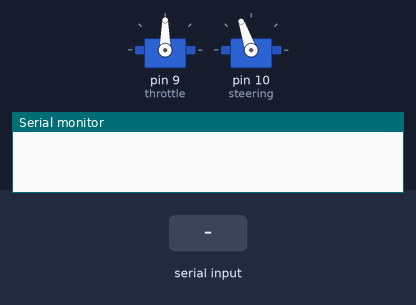
Recording of a sketch running on a simulated Arduino Uno, built with avr-gcc and run on an emulated ATmega328P. Shown: 2 × servo, the last lines printed to the serial monitor. The inputs (shaded band) are chosen by the test bench.

Above: at 1.2 s.
1.3 s: "a" received over Serial
At 2.2 s:
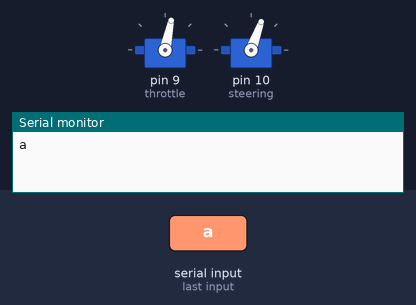
2.8 s: "b" received over Serial
At 3.4 s:
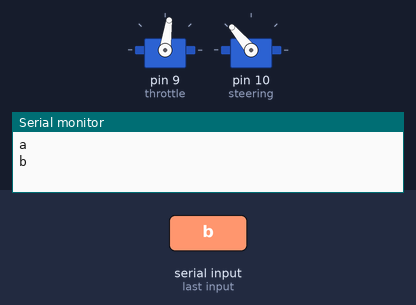
4.3 s: "d" received over Serial
At 5.7 s:
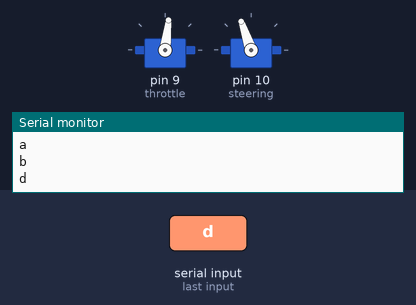
Timing chart, 0 to 7.3 s (numbered marks = the images above; inputs shaded):
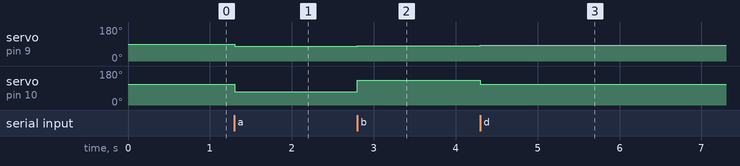

Measured:
- after the input at 1.3 s, servo on pin 9 (throttle): 90° → 78° at once; servo on pin 10 (steering): 109° → 70° at once
- after the input at 2.8 s, servo on pin 9 (throttle): 78° → 82° at once; servo on pin 10 (steering): 70° → 130° at once
- after the input at 4.3 s, servo on pin 9 (throttle): 82° → 83° at once; servo on pin 10 (steering): 130° → 109° at once

The sketch:

simple_movement.ino
```cpp
#include <Servo.h>

 Servo throttle;
 Servo steering;

 int pos = 0;
 char usbRead;

 void setup(){
   Serial.begin(9600);
   throttle.attach(9);
   steering.attach(10);
   throttle.write(90);
   steering.write(109);
   //delay(5000);
 }

 void loop(){

   if(Serial.available()){
     usbRead = Serial.read();
     Serial.println(usbRead);

     if(usbRead == 'a'){
       throttle.write(78);
       steering.write(70);
       //usbRead = 0;
     }
     else if(usbRead == 'c'){
       throttle.write(90);
       steering.write(109);
     }
     else if(usbRead == 'd'){
      throttle.write(83);
      steering.write(109);
     }
     else if(usbRead == 'b'){
      throttle.write(82);
      steering.write(130);
     }
     //delay(1000);
   } //end of serial.available

   //else{
     //throttle.write(90);
   //}

 } //end of loop()

 /*
 speed control
   throttle:
     90 = neutral
     80 = forward and slow
     110 = backward and slow
   steering:
     109 = neutral
     80 = slightly right
     130 = slightly left
 */
```
